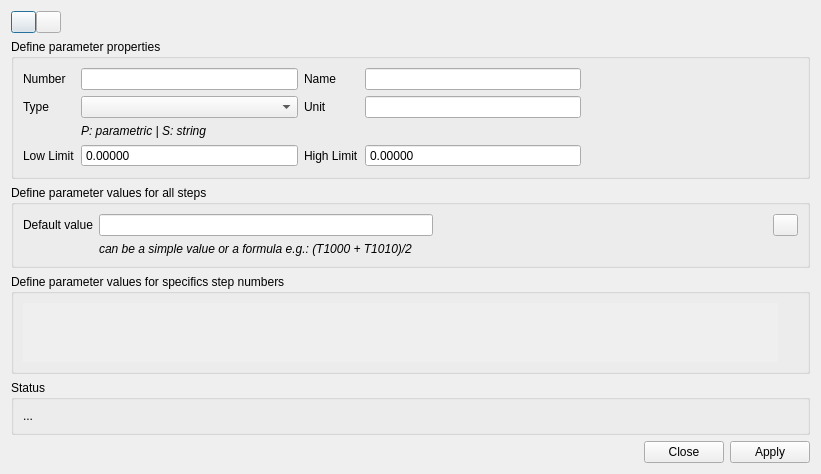
<?xml version="1.0" encoding="UTF-8"?>
<ui version="4.0">
 <class>DbcParameter</class>
 <widget class="QDialog" name="DbcParameter">
  <property name="geometry">
   <rect>
    <x>0</x>
    <y>0</y>
    <width>821</width>
    <height>440</height>
   </rect>
  </property>
  <property name="sizePolicy">
   <sizepolicy hsizetype="Preferred" vsizetype="Preferred">
    <horstretch>0</horstretch>
    <verstretch>0</verstretch>
   </sizepolicy>
  </property>
  <property name="windowTitle">
   <string>Create parameter</string>
  </property>
  <property name="windowIcon">
   <iconset resource="gex.qrc">
    <normaloff>:/gex/icons/gex_application_48x48.png</normaloff>:/gex/icons/gex_application_48x48.png</iconset>
  </property>
  <layout class="QGridLayout" name="gridLayout" rowstretch="0,0,0,1,0,0" rowminimumheight="0,0,0,0,0,0">
   <item row="0" column="0">
    <widget class="QFrame" name="frame">
     <property name="maximumSize">
      <size>
       <width>16777215</width>
       <height>25</height>
      </size>
     </property>
     <property name="frameShape">
      <enum>QFrame::NoFrame</enum>
     </property>
     <property name="frameShadow">
      <enum>QFrame::Raised</enum>
     </property>
     <layout class="QHBoxLayout" name="horizontalLayout">
      <property name="spacing">
       <number>0</number>
      </property>
      <property name="margin">
       <number>0</number>
      </property>
      <item>
       <widget class="QPushButton" name="pushButtonOpenFile">
        <property name="maximumSize">
         <size>
          <width>25</width>
          <height>25</height>
         </size>
        </property>
        <property name="text">
         <string/>
        </property>
        <property name="icon">
         <iconset resource="gex.qrc">
          <normaloff>:/gex/icons/file_open.png</normaloff>:/gex/icons/file_open.png</iconset>
        </property>
        <property name="iconSize">
         <size>
          <width>30</width>
          <height>30</height>
         </size>
        </property>
       </widget>
      </item>
      <item>
       <widget class="QPushButton" name="pushButtonSave">
        <property name="enabled">
         <bool>true</bool>
        </property>
        <property name="maximumSize">
         <size>
          <width>25</width>
          <height>25</height>
         </size>
        </property>
        <property name="toolTip">
         <string>Save</string>
        </property>
        <property name="text">
         <string/>
        </property>
        <property name="icon">
         <iconset resource="gex.qrc">
          <normaloff>:/gex/icons/file_save.png</normaloff>:/gex/icons/file_save.png</iconset>
        </property>
        <property name="iconSize">
         <size>
          <width>32</width>
          <height>32</height>
         </size>
        </property>
       </widget>
      </item>
     </layout>
    </widget>
   </item>
   <item row="1" column="0" colspan="2">
    <widget class="QGroupBox" name="groupBox">
     <property name="font">
      <font>
       <weight>50</weight>
       <bold>false</bold>
      </font>
     </property>
     <property name="title">
      <string>Define parameter properties</string>
     </property>
     <property name="flat">
      <bool>false</bool>
     </property>
     <layout class="QGridLayout" name="gridLayout_3">
      <item row="9" column="4">
       <widget class="QDoubleSpinBox" name="doubleSpinBoxHighL">
        <property name="buttonSymbols">
         <enum>QAbstractSpinBox::NoButtons</enum>
        </property>
        <property name="decimals">
         <number>5</number>
        </property>
        <property name="minimum">
         <double>-999999999.000000000000000</double>
        </property>
        <property name="maximum">
         <double>999999999.000000000000000</double>
        </property>
        <property name="singleStep">
         <double>0.000001000000000</double>
        </property>
       </widget>
      </item>
      <item row="9" column="3">
       <widget class="QLabel" name="label_8">
        <property name="text">
         <string>High Limit</string>
        </property>
       </widget>
      </item>
      <item row="9" column="2">
       <widget class="QDoubleSpinBox" name="doubleSpinBoxLowL">
        <property name="buttonSymbols">
         <enum>QAbstractSpinBox::NoButtons</enum>
        </property>
        <property name="decimals">
         <number>5</number>
        </property>
        <property name="minimum">
         <double>-999999999.000000000000000</double>
        </property>
        <property name="maximum">
         <double>999999999.000000000000000</double>
        </property>
       </widget>
      </item>
      <item row="9" column="0">
       <widget class="QLabel" name="label_6">
        <property name="text">
         <string>Low Limit</string>
        </property>
       </widget>
      </item>
      <item row="5" column="2">
       <widget class="QComboBox" name="comboBoxParamType"/>
      </item>
      <item row="5" column="0">
       <widget class="QLabel" name="label_3">
        <property name="text">
         <string>Type</string>
        </property>
       </widget>
      </item>
      <item row="5" column="4">
       <widget class="QLineEdit" name="lineEditParamUnit"/>
      </item>
      <item row="5" column="3">
       <widget class="QLabel" name="label_4">
        <property name="text">
         <string>Unit</string>
        </property>
       </widget>
      </item>
      <item row="6" column="2">
       <widget class="QLabel" name="label_10">
        <property name="font">
         <font>
          <weight>50</weight>
          <italic>true</italic>
          <bold>false</bold>
         </font>
        </property>
        <property name="text">
         <string>P: parametric | S: string</string>
        </property>
       </widget>
      </item>
      <item row="0" column="6">
       <spacer name="horizontalSpacer">
        <property name="orientation">
         <enum>Qt::Horizontal</enum>
        </property>
        <property name="sizeHint" stdset="0">
         <size>
          <width>40</width>
          <height>20</height>
         </size>
        </property>
       </spacer>
      </item>
      <item row="0" column="3">
       <widget class="QLabel" name="label">
        <property name="text">
         <string>Name</string>
        </property>
       </widget>
      </item>
      <item row="0" column="0">
       <widget class="QLabel" name="label_2">
        <property name="text">
         <string>Number</string>
        </property>
       </widget>
      </item>
      <item row="0" column="2">
       <widget class="QLineEdit" name="lineEditParamNumber"/>
      </item>
      <item row="0" column="4">
       <widget class="QLineEdit" name="lineEditParamName"/>
      </item>
     </layout>
    </widget>
   </item>
   <item row="2" column="0" colspan="2">
    <widget class="QGroupBox" name="groupBoxValue">
     <property name="font">
      <font>
       <weight>50</weight>
       <bold>false</bold>
      </font>
     </property>
     <property name="title">
      <string>Define parameter values for all steps</string>
     </property>
     <property name="flat">
      <bool>false</bool>
     </property>
     <property name="checkable">
      <bool>false</bool>
     </property>
     <property name="checked">
      <bool>false</bool>
     </property>
     <layout class="QGridLayout" name="gridLayout_4">
      <item row="1" column="1">
       <widget class="QLineEdit" name="lineEditValue"/>
      </item>
      <item row="2" column="1">
       <widget class="QLabel" name="label_9">
        <property name="font">
         <font>
          <weight>50</weight>
          <italic>true</italic>
          <bold>false</bold>
         </font>
        </property>
        <property name="text">
         <string>can be a simple value or a formula e.g.: (T1000 + T1010)/2</string>
        </property>
       </widget>
      </item>
      <item row="1" column="0">
       <widget class="QLabel" name="label_5">
        <property name="text">
         <string>Default value</string>
        </property>
       </widget>
      </item>
      <item row="1" column="2">
       <spacer name="horizontalSpacer_2">
        <property name="orientation">
         <enum>Qt::Horizontal</enum>
        </property>
        <property name="sizeHint" stdset="0">
         <size>
          <width>40</width>
          <height>20</height>
         </size>
        </property>
       </spacer>
      </item>
      <item row="1" column="3">
       <widget class="QPushButton" name="pushButtonAdvanced">
        <property name="maximumSize">
         <size>
          <width>25</width>
          <height>25</height>
         </size>
        </property>
        <property name="toolTip">
         <string>Switch to advanced step list</string>
        </property>
        <property name="text">
         <string/>
        </property>
        <property name="icon">
         <iconset resource="gex.qrc">
          <normaloff>:/gex/icons/advanced.png</normaloff>:/gex/icons/advanced.png</iconset>
        </property>
        <property name="checkable">
         <bool>true</bool>
        </property>
       </widget>
      </item>
     </layout>
    </widget>
   </item>
   <item row="4" column="0" colspan="2">
    <widget class="QGroupBox" name="groupBox_2">
     <property name="title">
      <string>Status</string>
     </property>
     <property name="flat">
      <bool>false</bool>
     </property>
     <layout class="QGridLayout" name="gridLayout_2">
      <item row="1" column="0">
       <widget class="QLabel" name="labelMessage">
        <property name="text">
         <string>...</string>
        </property>
       </widget>
      </item>
     </layout>
    </widget>
   </item>
   <item row="5" column="1">
    <widget class="QDialogButtonBox" name="buttonBox">
     <property name="orientation">
      <enum>Qt::Horizontal</enum>
     </property>
     <property name="standardButtons">
      <set>QDialogButtonBox::Apply|QDialogButtonBox::Close</set>
     </property>
    </widget>
   </item>
   <item row="3" column="0" colspan="2">
    <widget class="QGroupBox" name="groupBoxAdvanced">
     <property name="minimumSize">
      <size>
       <width>0</width>
       <height>100</height>
      </size>
     </property>
     <property name="title">
      <string>Define parameter values for specifics step numbers</string>
     </property>
     <property name="flat">
      <bool>false</bool>
     </property>
     <layout class="QGridLayout" name="gridLayout_5">
      <item row="0" column="1">
       <widget class="QScrollArea" name="scrollArea">
        <property name="frameShape">
         <enum>QFrame::NoFrame</enum>
        </property>
        <property name="widgetResizable">
         <bool>true</bool>
        </property>
        <widget class="QWidget" name="scrollAreaWidgetContents">
         <property name="geometry">
          <rect>
           <x>0</x>
           <y>0</y>
           <width>757</width>
           <height>67</height>
          </rect>
         </property>
         <layout class="QVBoxLayout" name="verticalLayout">
          <property name="spacing">
           <number>0</number>
          </property>
          <property name="margin">
           <number>0</number>
          </property>
          <item>
           <widget class="QFrame" name="frameFilterSet">
            <property name="frameShape">
             <enum>QFrame::NoFrame</enum>
            </property>
            <property name="frameShadow">
             <enum>QFrame::Raised</enum>
            </property>
            <layout class="QVBoxLayout" name="verticalLayout_2">
             <property name="spacing">
              <number>0</number>
             </property>
             <property name="margin">
              <number>0</number>
             </property>
            </layout>
           </widget>
          </item>
          <item>
           <spacer name="verticalSpacer_2">
            <property name="orientation">
             <enum>Qt::Vertical</enum>
            </property>
            <property name="sizeHint" stdset="0">
             <size>
              <width>710</width>
              <height>64</height>
             </size>
            </property>
           </spacer>
          </item>
         </layout>
        </widget>
       </widget>
      </item>
      <item row="0" column="2">
       <spacer name="verticalSpacer_3">
        <property name="orientation">
         <enum>Qt::Vertical</enum>
        </property>
        <property name="sizeHint" stdset="0">
         <size>
          <width>20</width>
          <height>40</height>
         </size>
        </property>
       </spacer>
      </item>
     </layout>
    </widget>
   </item>
  </layout>
 </widget>
 <tabstops>
  <tabstop>comboBoxParamType</tabstop>
  <tabstop>lineEditParamUnit</tabstop>
  <tabstop>doubleSpinBoxLowL</tabstop>
  <tabstop>doubleSpinBoxHighL</tabstop>
  <tabstop>buttonBox</tabstop>
  <tabstop>pushButtonOpenFile</tabstop>
  <tabstop>pushButtonSave</tabstop>
 </tabstops>
 <resources>
  <include location="gex.qrc"/>
 </resources>
 <connections>
  <connection>
   <sender>buttonBox</sender>
   <signal>accepted()</signal>
   <receiver>DbcParameter</receiver>
   <slot>accept()</slot>
   <hints>
    <hint type="sourcelabel">
     <x>338</x>
     <y>417</y>
    </hint>
    <hint type="destinationlabel">
     <x>157</x>
     <y>274</y>
    </hint>
   </hints>
  </connection>
  <connection>
   <sender>buttonBox</sender>
   <signal>rejected()</signal>
   <receiver>DbcParameter</receiver>
   <slot>reject()</slot>
   <hints>
    <hint type="sourcelabel">
     <x>406</x>
     <y>417</y>
    </hint>
    <hint type="destinationlabel">
     <x>286</x>
     <y>274</y>
    </hint>
   </hints>
  </connection>
 </connections>
</ui>
